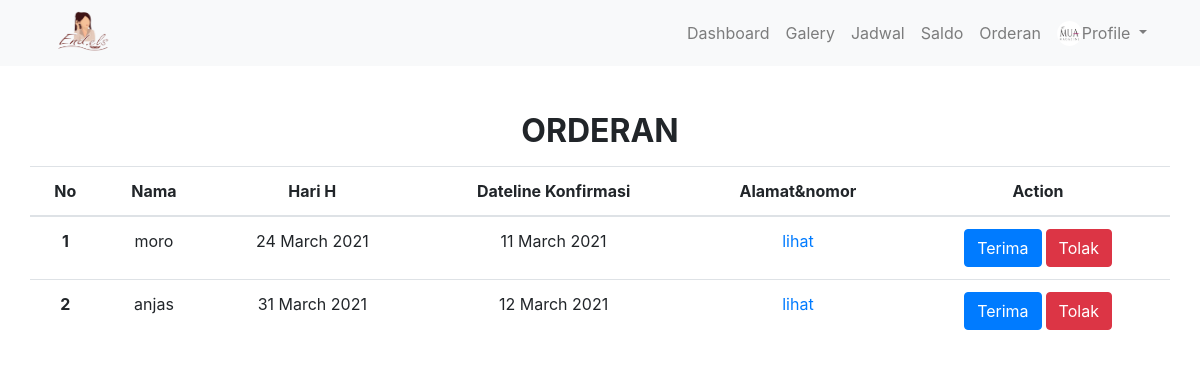
The page /index.php/muach/orderan on the database its author committed.
### tables this page shows
CREATE TABLE `mua_booking` (
  `id_booking` int(11) NOT NULL,
  `id_user` int(11) NOT NULL,
  `id_mua` int(11) NOT NULL,
  `tgl_H` date NOT NULL,
  `tgl_booking` date NOT NULL,
  `acc` enum('0','1','2','3') NOT NULL DEFAULT '0',
  `id_bayar` int(11) NOT NULL
);

CREATE TABLE `user` (
  `id_user` int(11) NOT NULL,
  `nama_user` varchar(50) NOT NULL,
  `alamat` varchar(100) NOT NULL,
  `rt` varchar(4) NOT NULL,
  `rw` varchar(4) NOT NULL,
  `kelurahan` varchar(25) NOT NULL,
  `kecamatan` varchar(25) NOT NULL,
  `kabupaten` varchar(25) NOT NULL,
  `provinsi` varchar(25) NOT NULL,
  `kode_pos` int(10) NOT NULL,
  `tempat_lahir` varchar(25) NOT NULL,
  `tanggal_lahir` date NOT NULL,
  `nomor` varchar(13) NOT NULL,
  `email` varchar(255) NOT NULL,
  `password` varchar(255) NOT NULL,
  `foto` varchar(255) NOT NULL
);

### application/controllers/muach.php (called while the page is built, shortened)
<?php
class Muach extends CI_Controller {
	public function __construct()
	{
		$this->load->model('M_Acara', '', TRUE);
	}
	public function orderan()
	{
		$id=1;
		$data['orderan']=$this->M_Acara->show_orderan($id);
		$this->load->view('template/mua_header');
		$this->load->view('mua/orderan',$data);
		$this->load->view('template/mua_footer');
	}
}

### index.php (called while the page is built, shortened)
<?php
require_once BASEPATH.'core/CodeIgniter.php';

### application/models/M_Acara.php (called while the page is built, shortened)
<?php
class M_Acara extends CI_Model
{
	public function show_orderan($id){
		$this->db->select('*');
		$this->db->from('mua_booking');
		$this->db->join('user','user.id_user=mua_booking.id_user');
		$this->db->where('id_mua',$id);
		$this->db->where('acc','0');
		$query = $this->db->get();
		return $query->result_array();
	}
}

### application/views/mua/orderan.php (the view, shortened to what this page needs)
<div class="container mt-5">
  <h2><p class="text-center text-uppercase font-weight-bold">Orderan</p></h2>
  <div class="row">
    <table class="table table-hover">
      <thead>
        <tr class="text-center">
          <th scope="col">No</th>
          <th scope="col">Nama</th>
          <th scope="col">Hari H</th>
          <th scope="col">Dateline Konfirmasi</th>
          <th scope="col">Alamat&nomor</th>
          <th scope="col">Action</th>
        </tr>
      </thead>
      <tbody  class="text-center">
        <?php $i=0; foreach ($orderan as $ord) { $i++;?>
          <tr>
            <th scope="row"><?=$i;?></th>
            <td><?=$ord['nama_user'];?></td>
            <td><?=date('d F Y', strtotime($ord['tgl_H']));?></td>
            <td><?=date('d F Y', strtotime('+1 days', strtotime($ord['tgl_booking'])));?></td>
            <td ><a href="#" data-toggle="modal" data-target="#look<?=$ord['id_booking']?>" >lihat</a></td>
            <td><button type="button" class="btn btn-primary" onclick="window.location.replace('<?= base_url('muach/action_orderan/').$ord['id_booking'].'/1'; ?>');">Terima</button><button type="button" class="btn btn-danger ml-1" onclick="window.location.replace('<?= base_url('muach/action_orderan/').$ord['id_booking'].'/2'; ?>');">Tolak</button></td>
          </tr>
        <?php } ?>
      </tbody>
    </table>
  </div>
</div>

### asset/css/toko.css (style rules this page uses)
.mt-5, .my-5 { margin-top: 7rem!important; }

### rows shown on the page
mua_booking: id_user.nama_user "moro", tgl_H "24 March 2021", tgl_booking "11 March 2021"
mua_booking: id_user.nama_user "anjas", tgl_H "31 March 2021", tgl_booking "12 March 2021"
